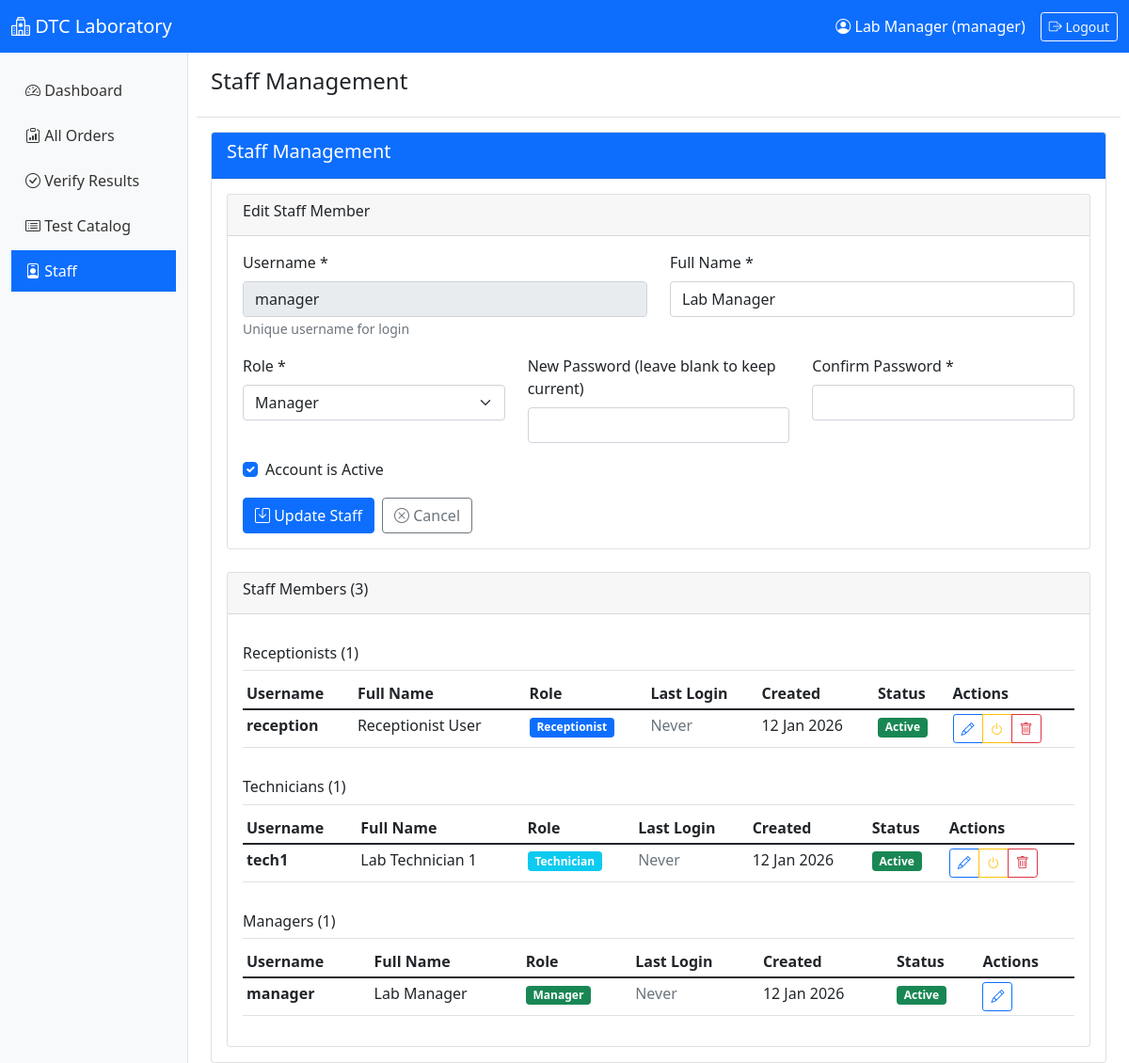
The app's page /staff.php?edit=3 (signed in) with its own data.
### tables this page shows
CREATE TABLE IF NOT EXISTS staff (
    id INT PRIMARY KEY AUTO_INCREMENT,
    username VARCHAR(50) UNIQUE NOT NULL,
    full_name VARCHAR(200) NOT NULL,
    role ENUM('receptionist', 'technician', 'manager') NOT NULL,
    password_hash VARCHAR(255) NOT NULL,
    is_active BOOLEAN DEFAULT TRUE,
    last_login DATETIME,
    created_at TIMESTAMP DEFAULT CURRENT_TIMESTAMP
);

### includes/Database.php (called while the page is built, shortened)
<?php
class Database {
    private $host = DB_HOST;
    private $user = DB_USER;
    private $pass = DB_PASS;
    private $dbname = DB_NAME;
    private $pdo;
    private $stmt;
    public function __construct() {
        $dsn = "mysql:host=" . $this->host . ";dbname=" . $this->dbname . ";charset=utf8mb4";
        $options = [
            PDO::ATTR_PERSISTENT => true,
            PDO::ATTR_ERRMODE => PDO::ERRMODE_EXCEPTION,
            PDO::ATTR_DEFAULT_FETCH_MODE => PDO::FETCH_ASSOC
        ];
        try {
            $this->pdo = new PDO($dsn, $this->user, $this->pass, $options);
        } catch (PDOException $e) {
            $this->error = $e->getMessage();
            die("Connection failed: " . $this->error);
        }
    }
    public function query($sql) {
        $this->stmt = $this->pdo->prepare($sql);
    }
    public function bind($param, $value, $type = null) {
        if (is_null($type)) {
            switch (true) {
                default:
                    $type = PDO::PARAM_STR;
            }
        }
        $this->stmt->bindValue($param, $value, $type);
    }
    public function execute() {
        return $this->stmt->execute();
    }
    public function resultSet() {
        $this->execute();
        return $this->stmt->fetchAll();
    }
    public function single() {
        $this->execute();
        return $this->stmt->fetch();
    }
}
?>

### staff.php (the view, shortened to what this page needs)
<?php
require_once 'includes/header.php';
require_once 'includes/Database.php';
$db = new Database();
$db->query('SELECT * FROM staff ORDER BY role, full_name');
$staff_members = $db->resultSet();
$staff_by_role = [];
foreach ($staff_members as $staff) {
    $staff_by_role[$staff['role']][] = $staff;
}
$edit_staff = null;
if (isset($_GET['edit'])) {
    $staff_id = $_GET['edit'];
    $db->query('SELECT * FROM staff WHERE id = :id');
    $db->bind(':id', $staff_id);
    $edit_staff = $db->single();
}
?>
<div class="row">
    <div class="col-md-12">
        <div class="card">
            <div class="card-header bg-primary text-white">
                <h5>Staff Management</h5>
            </div>
            <div class="card-body">
                <div class="card mb-4">
                    <div class="card-header">
                        <h6><?php echo $edit_staff ? 'Edit Staff Member' : 'Add New Staff Member'; ?></h6>
                    </div>
                    <div class="card-body">
                        <form method="POST" action="">
                            <div class="row">
                                <div class="col-md-6">
                                    <div class="mb-3">
                                        <label for="username" class="form-label">Username *</label>
                                        <input type="text" class="form-control" id="username"
                                               name="username" value="<?php echo $edit_staff['username'] ?? ''; ?>"
                                               <?php echo $edit_staff ? 'readonly' : 'required'; ?>>
                                        <small class="text-muted">Unique username for login</small>
                                    </div>
                                </div>
                                <div class="col-md-6">
                                    <div class="mb-3">
                                        <label for="full_name" class="form-label">Full Name *</label>
                                        <input type="text" class="form-control" id="full_name"
                                               name="full_name" value="<?php echo $edit_staff['full_name'] ?? ''; ?>" required>
                                    </div>
                                </div>
                            </div>
                            <div class="row">
                                <div class="col-md-4">
                                    <div class="mb-3">
                                        <label for="role" class="form-label">Role *</label>
                                        <select class="form-select" id="role" name="role" required>
                                            <option value="manager" <?php echo ($edit_staff['role'] ?? '') == 'manager' ? 'selected' : ''; ?>>Manager</option>
                                        </select>
                                    </div>
                                </div>
                                <div class="col-md-4">
                                    <div class="mb-3">
                                        <label for="password" class="form-label">
                                            <?php echo $edit_staff ? 'New Password (leave blank to keep current)' : 'Password *'; ?>
                                        </label>
                                        <input type="password" class="form-control" id="password"
                                               name="password" <?php echo !$edit_staff ? 'required' : ''; ?>>
                                    </div>
                                </div>
                                <div class="col-md-4">
                                    <div class="mb-3">
                                        <label for="confirm_password" class="form-label">Confirm Password *</label>
                                        <input type="password" class="form-control" id="confirm_password"
                                               name="confirm_password" <?php echo !$edit_staff ? 'required' : ''; ?>>
                                    </div>
                                </div>
                            </div>
                            <?php if ($edit_staff): ?>
                            <div class="row">
                                <div class="col-md-12">
                                    <div class="form-check">
                                        <input class="form-check-input" type="checkbox" id="is_active"
                                               name="is_active" value="1"
                                               <?php echo ($edit_staff['is_active'] ?? 1) ? 'checked' : ''; ?>>
                                        <label class="form-check-label" for="is_active">
                                            Account is Active
                                        </label>
                                    </div>
                                </div>
                            </div>
                            <?php endif; ?>
                            <div class="d-grid gap-2 d-md-flex mt-3">
                                <?php if ($edit_staff): ?>
                                    <button type="submit" name="update_staff" class="btn btn-primary">
                                        <i class="bi bi-save"></i> Update Staff
                                    </button>
                                    <a href="staff.php" class="btn btn-outline-secondary">
                                        <i class="bi bi-x-circle"></i> Cancel
                                    </a>
                                <?php else: ?>
                                    <button type="submit" name="add_staff" class="btn btn-success">
                                        <i class="bi bi-plus-circle"></i> Add Staff
                                    </button>
                                <?php endif; ?>
                            </div>
                        </form>
                    </div>
                </div>
                <div class="card">
                    <div class="card-header">
                        <h6>Staff Members (<?php echo count($staff_members); ?>)</h6>
                    </div>
                    <div class="card-body">
                        <?php foreach ($staff_by_role as $role => $role_staff): ?>
                        <h6 class="mt-3 border-bottom pb-2">
                            <?php echo ucfirst($role) . 's'; ?> (<?php echo count($role_staff); ?>)
                        </h6>
                        <div class="table-responsive">
                            <table class="table table-sm">
                                <thead>
                                    <tr>
                                        <th>Username</th>
                                        <th>Full Name</th>
                                        <th>Role</th>
                                        <th>Last Login</th>
                                        <th>Created</th>
                                        <th>Status</th>
                                        <th>Actions</th>
                                    </tr>
                                </thead>
                                <tbody>
                                    <?php foreach ($role_staff as $staff): ?>
                                    <tr class="<?php echo !$staff['is_active'] ? 'table-secondary' : ''; ?>">
                                        <td><strong><?php echo $staff['username']; ?></strong></td>
                                        <td><?php echo $staff['full_name']; ?></td>
                                        <td>
                                            <span class="badge bg-<?php
                                                switch($staff['role']) {
                                                    case 'receptionist': echo 'primary'; break;
                                                    case 'technician': echo 'info'; break;
                                                    case 'manager': echo 'success'; break;
                                                }
                                            ?>">
                                                <?php echo ucfirst($staff['role']); ?>
                                            </span>
                                        </td>
                                        <td>
                                            <?php if ($staff['last_login']): ?>
                                                <?php echo date('d M Y, h:i A', strtotime($staff['last_login'])); ?>
                                            <?php else: ?>
                                                <span class="text-muted">Never</span>
                                            <?php endif; ?>
                                        </td>
                                        <td><?php echo date('d M Y', strtotime($staff['created_at'])); ?></td>
                                        <td>
                                            <?php if ($staff['is_active']): ?>
                                                <span class="badge bg-success">Active</span>
                                            <?php else: ?>
                                                <span class="badge bg-secondary">Inactive</span>
                                            <?php endif; ?>
                                        </td>
                                        <td>
                                            <div class="btn-group btn-group-sm">
                                                <a href="staff.php?edit=<?php echo $staff['id']; ?>"
                                                   class="btn btn-outline-primary">
                                                    <i class="bi bi-pencil"></i>
                                                </a>
                                                <?php if ($staff['id'] != $_SESSION['user_id']): ?>
                                                    <a href="staff.php?toggle_active=<?php echo $staff['id']; ?>"
                                                       class="btn btn-outline-<?php echo $staff['is_active'] ? 'warning' : 'success'; ?>"
                                                       onclick="return confirm('<?php echo $staff['is_active'] ? 'Deactivate' : 'Activate'; ?> this account?')">
                                                        <i class="bi bi-power"></i>
                                                    </a>
                                                    <a href="staff.php?delete=<?php echo $staff['id']; ?>"
                                                       class="btn btn-outline-danger"
                                                       onclick="return confirm('Delete this staff member permanently?')">
                                                        <i class="bi bi-trash"></i>
                                                    </a>
                                                <?php endif; ?>
                                            </div>
                                        </td>
                                    </tr>
                                    <?php endforeach; ?>
                                </tbody>
                            </table>
                        </div>
                        <?php endforeach; ?>
                    </div>
                </div>
            </div>
        </div>
    </div>
</div>
<?php require_once 'includes/footer.php'; ?>

### records on screen
staff: username "manager", full_name "Lab Manager", role "Manager", is_active "☑", shows "Never", created_at "12 Jan 2026", shows "Active"
staff: username "reception", full_name "Receptionist User", role "Receptionist", shows "Never", created_at "12 Jan 2026", is_active "Active"
staff: username "tech1", full_name "Lab Technician 1", role "Technician", shows "Never", created_at "12 Jan 2026", is_active "Active"

### other values on screen
$_SESSION['full_name'] "Lab Manager"
$_SESSION['role'] "manager"
$page_title "Staff Management"
count($staff_members) "3"
$role "Receptionist"
count($role_staff) "1"
$role "Technician"
$role "Manager"
